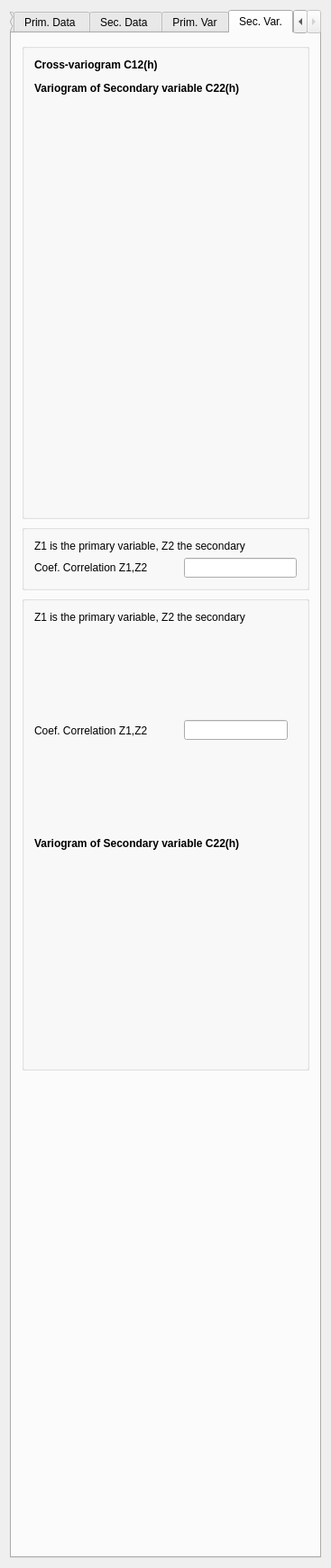
<?xml version="1.0" encoding="UTF-8"?>
<ui version="4.0">
 <class>Cosgsim</class>
 <widget class="QWidget" name="Cosgsim">
  <property name="geometry">
   <rect>
    <x>0</x>
    <y>0</y>
    <width>367</width>
    <height>1740</height>
   </rect>
  </property>
  <property name="windowTitle">
   <string>CoSgsim</string>
  </property>
  <property name="AlgorithmCategory" stdset="0">
   <string>Simulation</string>
  </property>
  <property name="AlgorithmDescription" stdset="0">
   <string>sequential gaussian co-simulation</string>
  </property>
  <layout class="QVBoxLayout" name="verticalLayout_8">
   <item>
    <widget class="QTabWidget" name="tabWidget2">
     <property name="tabShape">
      <enum>QTabWidget::Rounded</enum>
     </property>
     <property name="currentIndex">
      <number>4</number>
     </property>
     <widget class="QWidget" name="tab1">
      <attribute name="title">
       <string>General</string>
      </attribute>
      <layout class="QVBoxLayout" name="verticalLayout_2">
       <item>
        <widget class="QGroupBox" name="SimulationGrid">
         <property name="maximumSize">
          <size>
           <width>32767</width>
           <height>140</height>
          </size>
         </property>
         <property name="title">
          <string>Simulation Grid</string>
         </property>
         <layout class="QVBoxLayout" name="verticalLayout">
          <item>
           <widget class="GridSelector" name="Grid_Name"/>
          </item>
          <item>
           <widget class="QLabel" name="TextLabel2">
            <property name="text">
             <string>New Property Name</string>
            </property>
            <property name="wordWrap">
             <bool>false</bool>
            </property>
           </widget>
          </item>
          <item>
           <widget class="QLineEdit" name="Property_Name"/>
          </item>
         </layout>
        </widget>
       </item>
       <item>
        <layout class="QHBoxLayout">
         <property name="spacing">
          <number>6</number>
         </property>
         <property name="margin">
          <number>0</number>
         </property>
         <item>
          <widget class="QLabel" name="TextLabel2_2_2_2">
           <property name="text">
            <string>Nb of realizations</string>
           </property>
           <property name="wordWrap">
            <bool>false</bool>
           </property>
          </widget>
         </item>
         <item>
          <widget class="QSpinBox" name="Nb_Realizations">
           <property name="minimum">
            <number>1</number>
           </property>
           <property name="maximum">
            <number>10000</number>
           </property>
          </widget>
         </item>
        </layout>
       </item>
       <item>
        <layout class="QHBoxLayout">
         <property name="spacing">
          <number>6</number>
         </property>
         <property name="margin">
          <number>0</number>
         </property>
         <item>
          <widget class="QLabel" name="TextLabel2_2_2_2_2">
           <property name="text">
            <string>Seed</string>
           </property>
           <property name="wordWrap">
            <bool>false</bool>
           </property>
          </widget>
         </item>
         <item>
          <widget class="QSpinBox" name="Seed">
           <property name="maximum">
            <number>99999999</number>
           </property>
           <property name="value">
            <number>14071789</number>
           </property>
          </widget>
         </item>
        </layout>
       </item>
       <item>
        <layout class="QHBoxLayout">
         <property name="margin">
          <number>0</number>
         </property>
         <item>
          <widget class="QLabel" name="textLabel1_3">
           <property name="text">
            <string>Kriging Type</string>
           </property>
           <property name="wordWrap">
            <bool>false</bool>
           </property>
          </widget>
         </item>
         <item>
          <widget class="QComboBox" name="Kriging_Type">
           <item>
            <property name="text">
             <string>Simple Kriging (SK)</string>
            </property>
           </item>
           <item>
            <property name="text">
             <string>Ordinary Kriging (OK)</string>
            </property>
           </item>
          </widget>
         </item>
        </layout>
       </item>
       <item>
        <layout class="QHBoxLayout">
         <property name="spacing">
          <number>6</number>
         </property>
         <property name="margin">
          <number>0</number>
         </property>
         <item>
          <widget class="QLabel" name="TextLabel1_2">
           <property name="text">
            <string>Cokriging Option</string>
           </property>
           <property name="wordWrap">
            <bool>false</bool>
           </property>
          </widget>
         </item>
         <item>
          <widget class="QComboBox" name="Cokriging_Type">
           <item>
            <property name="text">
             <string>Full Cokriging</string>
            </property>
           </item>
           <item>
            <property name="text">
             <string>Markov Model 1</string>
            </property>
           </item>
           <item>
            <property name="text">
             <string>Markov Model 2</string>
            </property>
           </item>
          </widget>
         </item>
        </layout>
       </item>
       <item>
        <spacer>
         <property name="orientation">
          <enum>Qt::Vertical</enum>
         </property>
         <property name="sizeType">
          <enum>QSizePolicy::Expanding</enum>
         </property>
         <property name="sizeHint" stdset="0">
          <size>
           <width>20</width>
           <height>990</height>
          </size>
         </property>
        </spacer>
       </item>
      </layout>
     </widget>
     <widget class="QWidget" name="unnamed">
      <attribute name="title">
       <string>Prim. Data </string>
      </attribute>
      <layout class="QVBoxLayout" name="verticalLayout_5">
       <item>
        <widget class="QGroupBox" name="groupBox6">
         <property name="title">
          <string>Prim Hard Data</string>
         </property>
         <layout class="QVBoxLayout" name="verticalLayout_3">
          <item>
           <widget class="GridSelector" name="Primary_Harddata_Grid">
            <property name="currentIndex">
             <number>1</number>
            </property>
           </widget>
          </item>
          <item>
           <widget class="QLabel" name="TextLabel2_2">
            <property name="text">
             <string>Primary Property</string>
            </property>
            <property name="wordWrap">
             <bool>false</bool>
            </property>
           </widget>
          </item>
          <item>
           <widget class="SinglePropertySelector" name="Primary_Variable"/>
          </item>
          <item>
           <widget class="QCheckBox" name="Assign_Hard_Data">
            <property name="text">
             <string>Assign primary data to simulation grid</string>
            </property>
            <property name="checked">
             <bool>false</bool>
            </property>
           </widget>
          </item>
         </layout>
        </widget>
       </item>
       <item>
        <widget class="QGroupBox" name="groupBox">
         <property name="title">
          <string>Search Ellipsoid for Primary Variable</string>
         </property>
         <layout class="QVBoxLayout" name="verticalLayout_4">
          <item>
           <layout class="QHBoxLayout" name="horizontalLayout">
            <item>
             <widget class="QLabel" name="TextLabel2_2_2_2_3">
              <property name="text">
               <string>Max conditioning data</string>
              </property>
              <property name="wordWrap">
               <bool>false</bool>
              </property>
             </widget>
            </item>
            <item>
             <widget class="QSpinBox" name="Max_Conditioning_Data_1">
              <property name="minimum">
               <number>0</number>
              </property>
              <property name="maximum">
               <number>200</number>
              </property>
              <property name="value">
               <number>12</number>
              </property>
             </widget>
            </item>
           </layout>
          </item>
          <item>
           <widget class="EllipsoidInput" name="Search_Ellipsoid_1"/>
          </item>
          <item>
           <widget class="AdvancedNeighborhoodInput" name="AdvancedSearch"/>
          </item>
          <item>
           <spacer name="verticalSpacer">
            <property name="orientation">
             <enum>Qt::Vertical</enum>
            </property>
            <property name="sizeHint" stdset="0">
             <size>
              <width>20</width>
              <height>17</height>
             </size>
            </property>
           </spacer>
          </item>
         </layout>
        </widget>
       </item>
       <item>
        <spacer>
         <property name="orientation">
          <enum>Qt::Vertical</enum>
         </property>
         <property name="sizeType">
          <enum>QSizePolicy::Expanding</enum>
         </property>
         <property name="sizeHint" stdset="0">
          <size>
           <width>20</width>
           <height>16</height>
          </size>
         </property>
        </spacer>
       </item>
       <item>
        <widget class="QCheckBox" name="Transform_Primary_Variable">
         <property name="text">
          <string>Transform Primary Variable</string>
         </property>
        </widget>
       </item>
       <item>
        <widget class="GsTLButtonGroup" name="nonParamPrimary_box">
         <property name="enabled">
          <bool>false</bool>
         </property>
         <property name="title">
          <string/>
         </property>
         <layout class="QGridLayout">
          <item row="0" column="0">
           <widget class="NonParamCdfInput" name="nonParamCdf_primary"/>
          </item>
         </layout>
        </widget>
       </item>
       <item>
        <spacer>
         <property name="orientation">
          <enum>Qt::Vertical</enum>
         </property>
         <property name="sizeType">
          <enum>QSizePolicy::Expanding</enum>
         </property>
         <property name="sizeHint" stdset="0">
          <size>
           <width>20</width>
           <height>660</height>
          </size>
         </property>
        </spacer>
       </item>
      </layout>
     </widget>
     <widget class="QWidget" name="tab4">
      <attribute name="title">
       <string>Sec. Data </string>
      </attribute>
      <layout class="QVBoxLayout" name="verticalLayout_7">
       <item>
        <widget class="QGroupBox" name="GroupBox3">
         <property name="title">
          <string>Sec. Hard Data</string>
         </property>
         <layout class="QVBoxLayout">
          <property name="margin">
           <number>0</number>
          </property>
          <item>
           <widget class="QLabel" name="TextLabel1_3_2">
            <property name="text">
             <string>Secondary Data Grid</string>
            </property>
            <property name="wordWrap">
             <bool>false</bool>
            </property>
           </widget>
          </item>
          <item>
           <widget class="GridSelector" name="Secondary_Harddata_Grid"/>
          </item>
          <item>
           <widget class="QLabel" name="TextLabel2_2_2">
            <property name="text">
             <string>Secondary Property</string>
            </property>
            <property name="wordWrap">
             <bool>false</bool>
            </property>
           </widget>
          </item>
          <item>
           <widget class="SinglePropertySelector" name="Secondary_Variable"/>
          </item>
         </layout>
        </widget>
       </item>
       <item>
        <widget class="GsTLGroupBox" name="LMC_ellipse_box">
         <property name="title">
          <string>Search Ellipsoid for Secondary Variable</string>
         </property>
         <property name="keyword" stdset="0">
          <string>Full Cokriging</string>
         </property>
         <layout class="QVBoxLayout">
          <item/>
         </layout>
        </widget>
       </item>
       <item>
        <layout class="QVBoxLayout" name="verticalLayout_6">
         <item>
          <layout class="QHBoxLayout" name="horizontalLayout_4">
           <item>
            <widget class="QLabel" name="max_text">
             <property name="text">
              <string>Max conditioning data</string>
             </property>
             <property name="wordWrap">
              <bool>false</bool>
             </property>
            </widget>
           </item>
           <item>
            <widget class="QSpinBox" name="Max_Conditioning_Data_2">
             <property name="minimum">
              <number>0</number>
             </property>
             <property name="maximum">
              <number>200</number>
             </property>
             <property name="value">
              <number>12</number>
             </property>
            </widget>
           </item>
          </layout>
         </item>
         <item>
          <widget class="EllipsoidInput" name="Search_Ellipsoid_2"/>
         </item>
         <item>
          <widget class="AdvancedNeighborhoodInput" name="AdvancedSearch_2"/>
         </item>
        </layout>
       </item>
       <item>
        <spacer>
         <property name="orientation">
          <enum>Qt::Vertical</enum>
         </property>
         <property name="sizeType">
          <enum>QSizePolicy::Expanding</enum>
         </property>
         <property name="sizeHint" stdset="0">
          <size>
           <width>20</width>
           <height>16</height>
          </size>
         </property>
        </spacer>
       </item>
       <item>
        <widget class="QCheckBox" name="Transform_Secondary_Variable">
         <property name="text">
          <string>Transform Secondary Variable</string>
         </property>
        </widget>
       </item>
       <item>
        <widget class="GsTLButtonGroup" name="nonParamSecondary_box">
         <property name="enabled">
          <bool>false</bool>
         </property>
         <property name="title">
          <string/>
         </property>
         <layout class="QGridLayout">
          <item row="0" column="0">
           <widget class="NonParamCdfInput" name="nonParamCdf_secondary"/>
          </item>
         </layout>
        </widget>
       </item>
       <item>
        <spacer>
         <property name="orientation">
          <enum>Qt::Vertical</enum>
         </property>
         <property name="sizeType">
          <enum>QSizePolicy::Expanding</enum>
         </property>
         <property name="sizeHint" stdset="0">
          <size>
           <width>21</width>
           <height>680</height>
          </size>
         </property>
        </spacer>
       </item>
      </layout>
     </widget>
     <widget class="QWidget" name="tab2">
      <attribute name="title">
       <string>Prim. Var</string>
      </attribute>
      <layout class="QVBoxLayout">
       <property name="margin">
        <number>0</number>
       </property>
       <item>
        <widget class="QGroupBox" name="GroupBox5">
         <property name="title">
          <string>Variogram for primary variable C11(h)</string>
         </property>
         <layout class="QVBoxLayout">
          <property name="spacing">
           <number>6</number>
          </property>
          <property name="margin">
           <number>11</number>
          </property>
          <item>
           <widget class="VariogramInput" name="Variogram_C11">
            <property name="sizePolicy">
             <sizepolicy hsizetype="Preferred" vsizetype="Minimum">
              <horstretch>0</horstretch>
              <verstretch>0</verstretch>
             </sizepolicy>
            </property>
           </widget>
          </item>
          <item>
           <spacer>
            <property name="orientation">
             <enum>Qt::Vertical</enum>
            </property>
            <property name="sizeType">
             <enum>QSizePolicy::Expanding</enum>
            </property>
            <property name="sizeHint" stdset="0">
             <size>
              <width>20</width>
              <height>31</height>
             </size>
            </property>
           </spacer>
          </item>
         </layout>
        </widget>
       </item>
       <item>
        <spacer>
         <property name="orientation">
          <enum>Qt::Vertical</enum>
         </property>
         <property name="sizeType">
          <enum>QSizePolicy::Expanding</enum>
         </property>
         <property name="sizeHint" stdset="0">
          <size>
           <width>21</width>
           <height>900</height>
          </size>
         </property>
        </spacer>
       </item>
      </layout>
     </widget>
     <widget class="QWidget" name="tab3">
      <attribute name="title">
       <string>Sec. Var.</string>
      </attribute>
      <layout class="QVBoxLayout">
       <item>
        <widget class="GsTLGroupBox" name="LMC_group">
         <property name="title">
          <string/>
         </property>
         <property name="keyword" stdset="0">
          <string>Full Cokriging</string>
         </property>
         <layout class="QVBoxLayout">
          <item>
           <widget class="QLabel" name="TextLabel3">
            <property name="font">
             <font>
              <weight>75</weight>
              <bold>true</bold>
             </font>
            </property>
            <property name="text">
             <string>Cross-variogram C12(h)</string>
            </property>
           </widget>
          </item>
          <item>
           <widget class="VariogramInput" name="Variogram_C12"/>
          </item>
          <item>
           <widget class="QLabel" name="TextLabel3_2">
            <property name="font">
             <font>
              <weight>75</weight>
              <bold>true</bold>
             </font>
            </property>
            <property name="text">
             <string>Variogram of Secondary variable C22(h)</string>
            </property>
            <property name="wordWrap">
             <bool>false</bool>
            </property>
           </widget>
          </item>
          <item>
           <widget class="VariogramInput" name="Variogram_C22"/>
          </item>
          <item>
           <spacer>
            <property name="orientation">
             <enum>Qt::Vertical</enum>
            </property>
            <property name="sizeHint" stdset="0">
             <size>
              <width>20</width>
              <height>40</height>
             </size>
            </property>
           </spacer>
          </item>
         </layout>
        </widget>
       </item>
       <item>
        <widget class="GsTLGroupBox" name="MM1_group">
         <property name="title">
          <string/>
         </property>
         <property name="keyword" stdset="0">
          <string>Markov Model 1</string>
         </property>
         <property name="displayed" stdset="0">
          <bool>false</bool>
         </property>
         <property name="activated" stdset="0">
          <bool>false</bool>
         </property>
         <layout class="QVBoxLayout">
          <property name="spacing">
           <number>6</number>
          </property>
          <property name="margin">
           <number>11</number>
          </property>
          <item>
           <widget class="QLabel" name="TextLabel5">
            <property name="text">
             <string>Z1 is the primary variable, Z2 the secondary</string>
            </property>
            <property name="alignment">
             <set>Qt::AlignVCenter</set>
            </property>
            <property name="wordWrap">
             <bool>true</bool>
            </property>
           </widget>
          </item>
          <item>
           <layout class="QGridLayout">
            <property name="margin">
             <number>0</number>
            </property>
            <item row="0" column="0" colspan="2">
             <widget class="QLabel" name="TextLabel4">
              <property name="minimumSize">
               <size>
                <width>160</width>
                <height>0</height>
               </size>
              </property>
              <property name="text">
               <string>Coef. Correlation Z1,Z2</string>
              </property>
              <property name="wordWrap">
               <bool>false</bool>
              </property>
             </widget>
            </item>
            <item row="0" column="2">
             <widget class="QLineEdit" name="Correl_Z1Z2"/>
            </item>
           </layout>
          </item>
         </layout>
        </widget>
       </item>
       <item>
        <widget class="GsTLGroupBox" name="MM2_group">
         <property name="title">
          <string/>
         </property>
         <property name="keyword" stdset="0">
          <string>Markov Model 2</string>
         </property>
         <property name="displayed" stdset="0">
          <bool>false</bool>
         </property>
         <property name="activated" stdset="0">
          <bool>false</bool>
         </property>
         <layout class="QVBoxLayout">
          <item>
           <widget class="QLabel" name="TextLabel5_2">
            <property name="text">
             <string>Z1 is the primary variable, Z2 the secondary</string>
            </property>
            <property name="alignment">
             <set>Qt::AlignVCenter</set>
            </property>
            <property name="wordWrap">
             <bool>true</bool>
            </property>
           </widget>
          </item>
          <item>
           <layout class="QHBoxLayout">
            <property name="margin">
             <number>0</number>
            </property>
            <item>
             <widget class="QLabel" name="TextLabel4_3">
              <property name="minimumSize">
               <size>
                <width>160</width>
                <height>0</height>
               </size>
              </property>
              <property name="text">
               <string>Coef. Correlation Z1,Z2</string>
              </property>
              <property name="wordWrap">
               <bool>false</bool>
              </property>
             </widget>
            </item>
            <item>
             <widget class="QLineEdit" name="MM2_Correl_Z1Z2"/>
            </item>
            <item>
             <spacer>
              <property name="orientation">
               <enum>Qt::Vertical</enum>
              </property>
              <property name="sizeType">
               <enum>QSizePolicy::Expanding</enum>
              </property>
              <property name="sizeHint" stdset="0">
               <size>
                <width>10</width>
                <height>16</height>
               </size>
              </property>
             </spacer>
            </item>
           </layout>
          </item>
          <item>
           <widget class="QLabel" name="TextLabel3_2_2">
            <property name="font">
             <font>
              <weight>75</weight>
              <bold>true</bold>
             </font>
            </property>
            <property name="text">
             <string>Variogram of Secondary variable C22(h)</string>
            </property>
            <property name="wordWrap">
             <bool>false</bool>
            </property>
           </widget>
          </item>
          <item>
           <widget class="VariogramInput" name="MM2_Variogram_C22"/>
          </item>
          <item>
           <spacer>
            <property name="orientation">
             <enum>Qt::Vertical</enum>
            </property>
            <property name="sizeType">
             <enum>QSizePolicy::Expanding</enum>
            </property>
            <property name="sizeHint" stdset="0">
             <size>
              <width>20</width>
              <height>10</height>
             </size>
            </property>
           </spacer>
          </item>
         </layout>
        </widget>
       </item>
       <item>
        <spacer>
         <property name="orientation">
          <enum>Qt::Vertical</enum>
         </property>
         <property name="sizeHint" stdset="0">
          <size>
           <width>20</width>
           <height>42</height>
          </size>
         </property>
        </spacer>
       </item>
      </layout>
     </widget>
    </widget>
   </item>
  </layout>
 </widget>
 <layoutdefault spacing="6" margin="11"/>
 <pixmapfunction>qPixmapFromMimeSource</pixmapfunction>
 <customwidgets>
  <customwidget>
   <class>SinglePropertySelector</class>
   <extends>QComboBox</extends>
   <header>GsTLAppli/extra/qtplugins/selectors.h</header>
  </customwidget>
  <customwidget>
   <class>VariogramInput</class>
   <extends>QWidget</extends>
   <header>GsTLAppli/extra/qtplugins/variogram_input.h</header>
  </customwidget>
  <customwidget>
   <class>GsTLButtonGroup</class>
   <extends>QGroupBox</extends>
   <header>GsTLAppli/extra/qtplugins/selectors.h</header>
  </customwidget>
  <customwidget>
   <class>GsTLGroupBox</class>
   <extends>QGroupBox</extends>
   <header>GsTLAppli/extra/qtplugins/selectors.h</header>
  </customwidget>
  <customwidget>
   <class>EllipsoidInput</class>
   <extends>QWidget</extends>
   <header>GsTLAppli/extra/qtplugins/ellipsoid_input.h</header>
  </customwidget>
  <customwidget>
   <class>NonParamCdfInput</class>
   <extends>QWidget</extends>
   <header>GsTLAppli/extra/qtplugins/non_param_cdf_input.h</header>
  </customwidget>
  <customwidget>
   <class>GridSelector</class>
   <extends>QTabWidget</extends>
   <header>GsTLAppli/extra/qtplugins/selectors.h</header>
  </customwidget>
  <customwidget>
   <class>AdvancedNeighborhoodInput</class>
   <extends>QWidget</extends>
   <header>GsTLAppli/extra/qtplugins/neighborhood_filter_input.h</header>
  </customwidget>
 </customwidgets>
 <includes>
  <include location="local">gridselector.h</include>
  <include location="local">gridselector.h</include>
  <include location="local">singlepropertyselector.h</include>
  <include location="local">gstlgroupbox.h</include>
  <include location="local">ellipsoidinput.h</include>
  <include location="local">gstl_table.h</include>
  <include location="local">gstl_table.h</include>
  <include location="local">gstlbuttongroup.h</include>
  <include location="local">nonparamcdfinput.h</include>
  <include location="local">propertyselector.h</include>
  <include location="local">lowertailcdfinput.h</include>
  <include location="local">uppertailcdfinput.h</include>
  <include location="local">gridselector.h</include>
  <include location="local">singlepropertyselector.h</include>
  <include location="local">gstlgroupbox.h</include>
  <include location="local">ellipsoidinput.h</include>
  <include location="local">gstl_table.h</include>
  <include location="local">gstl_table.h</include>
  <include location="local">gstlbuttongroup.h</include>
  <include location="local">nonparamcdfinput.h</include>
  <include location="local">propertyselector.h</include>
  <include location="local">lowertailcdfinput.h</include>
  <include location="local">uppertailcdfinput.h</include>
  <include location="local">variograminput.h</include>
  <include location="local">gstlgroupbox.h</include>
  <include location="local">variograminput.h</include>
  <include location="local">variograminput.h</include>
  <include location="local">gstlgroupbox.h</include>
  <include location="local">gstlgroupbox.h</include>
  <include location="local">variograminput.h</include>
 </includes>
 <resources/>
 <connections>
  <connection>
   <sender>Cokriging_Type</sender>
   <signal>activated(QString)</signal>
   <receiver>MM1_group</receiver>
   <slot>setActivated(QString)</slot>
   <hints>
    <hint type="sourcelabel">
     <x>20</x>
     <y>20</y>
    </hint>
    <hint type="destinationlabel">
     <x>20</x>
     <y>20</y>
    </hint>
   </hints>
  </connection>
  <connection>
   <sender>Primary_Harddata_Grid</sender>
   <signal>activated(QString)</signal>
   <receiver>Primary_Variable</receiver>
   <slot>show_properties(QString)</slot>
   <hints>
    <hint type="sourcelabel">
     <x>20</x>
     <y>20</y>
    </hint>
    <hint type="destinationlabel">
     <x>20</x>
     <y>20</y>
    </hint>
   </hints>
  </connection>
  <connection>
   <sender>Secondary_Harddata_Grid</sender>
   <signal>activated(QString)</signal>
   <receiver>Secondary_Variable</receiver>
   <slot>show_properties(QString)</slot>
   <hints>
    <hint type="sourcelabel">
     <x>20</x>
     <y>20</y>
    </hint>
    <hint type="destinationlabel">
     <x>20</x>
     <y>20</y>
    </hint>
   </hints>
  </connection>
  <connection>
   <sender>Transform_Primary_Variable</sender>
   <signal>toggled(bool)</signal>
   <receiver>nonParamPrimary_box</receiver>
   <slot>setEnabled(bool)</slot>
   <hints>
    <hint type="sourcelabel">
     <x>20</x>
     <y>20</y>
    </hint>
    <hint type="destinationlabel">
     <x>20</x>
     <y>20</y>
    </hint>
   </hints>
  </connection>
  <connection>
   <sender>Transform_Secondary_Variable</sender>
   <signal>toggled(bool)</signal>
   <receiver>nonParamSecondary_box</receiver>
   <slot>setEnabled(bool)</slot>
   <hints>
    <hint type="sourcelabel">
     <x>20</x>
     <y>20</y>
    </hint>
    <hint type="destinationlabel">
     <x>20</x>
     <y>20</y>
    </hint>
   </hints>
  </connection>
  <connection>
   <sender>Cokriging_Type</sender>
   <signal>activated(QString)</signal>
   <receiver>MM2_group</receiver>
   <slot>setActivated(QString)</slot>
   <hints>
    <hint type="sourcelabel">
     <x>20</x>
     <y>20</y>
    </hint>
    <hint type="destinationlabel">
     <x>20</x>
     <y>20</y>
    </hint>
   </hints>
  </connection>
  <connection>
   <sender>Secondary_Harddata_Grid</sender>
   <signal>activated(QString)</signal>
   <receiver>nonParamCdf_secondary</receiver>
   <slot>setReferenceGrid(QString)</slot>
   <hints>
    <hint type="sourcelabel">
     <x>20</x>
     <y>20</y>
    </hint>
    <hint type="destinationlabel">
     <x>20</x>
     <y>20</y>
    </hint>
   </hints>
  </connection>
  <connection>
   <sender>Secondary_Variable</sender>
   <signal>activated(QString)</signal>
   <receiver>nonParamCdf_secondary</receiver>
   <slot>setReferenceProperty(QString)</slot>
   <hints>
    <hint type="sourcelabel">
     <x>20</x>
     <y>20</y>
    </hint>
    <hint type="destinationlabel">
     <x>20</x>
     <y>20</y>
    </hint>
   </hints>
  </connection>
  <connection>
   <sender>Cokriging_Type</sender>
   <signal>activated(QString)</signal>
   <receiver>LMC_group</receiver>
   <slot>setActivated(QString)</slot>
   <hints>
    <hint type="sourcelabel">
     <x>270</x>
     <y>286</y>
    </hint>
    <hint type="destinationlabel">
     <x>60</x>
     <y>48</y>
    </hint>
   </hints>
  </connection>
  <connection>
   <sender>Cokriging_Type</sender>
   <signal>activated(QString)</signal>
   <receiver>LMC_ellipse_box</receiver>
   <slot>setActivated(QString)</slot>
   <hints>
    <hint type="sourcelabel">
     <x>20</x>
     <y>20</y>
    </hint>
    <hint type="destinationlabel">
     <x>20</x>
     <y>20</y>
    </hint>
   </hints>
  </connection>
 </connections>
</ui>
